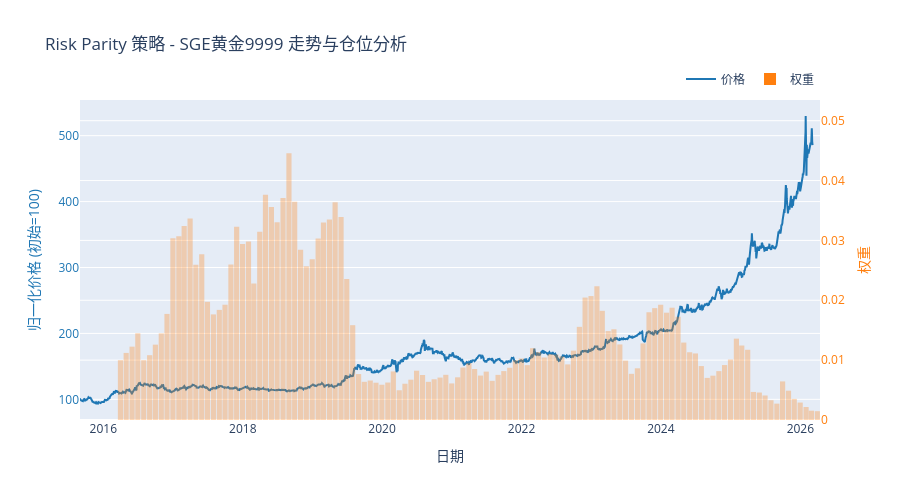

The notebook cell this image was saved under:
### Code cell
rp_viz.plot_assets_and_weights(
    price_df,
    asset_name='SGE黄金9999',      # 指定资产名称
    freq='M',               # 按周显示仓位
    weight_alpha=0.3        # 权重柱状图透明度
)
